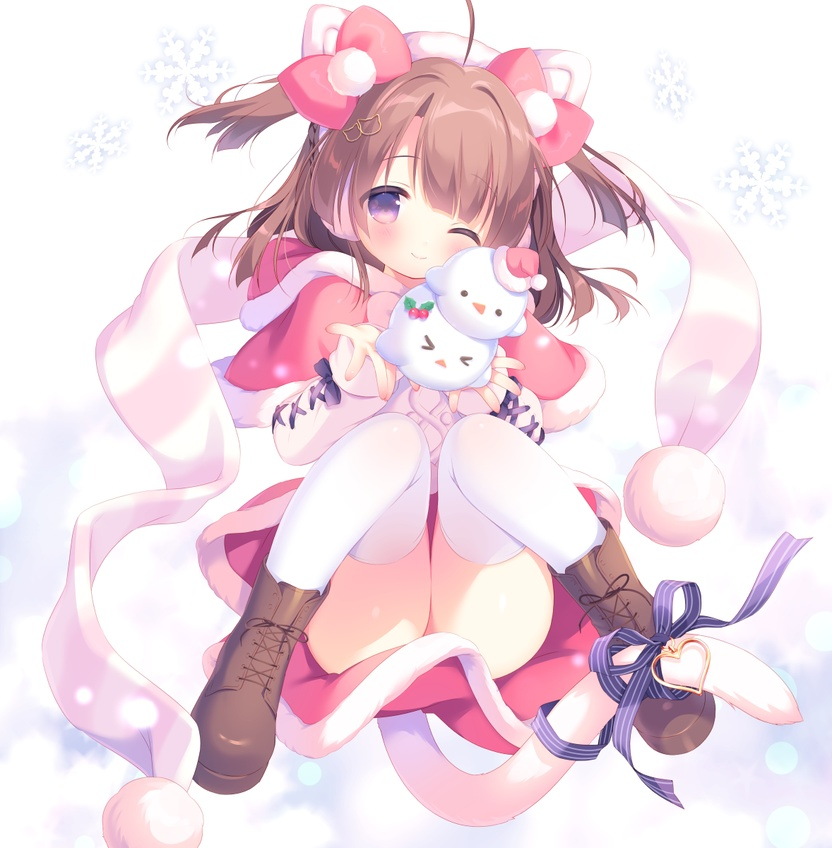
#> input picture image_tools/test.jpg, 832 x 848 px, shrunk from 1178 x 1200 before the run
$ python affine.py
#> lines starting #> are read from the running program, lines starting #| are printed output that depends on the picture
import cv2
import numpy as np
import matplotlib.pyplot as plt

#根据变换前后三个点来自动求解变换矩阵M
img=cv2.imread('test.jpg')  #cv2读取格式为bgr
#> img is the input picture: shape (848, 832, 3); mean B, G, R 226.7, 218.1, 239.1
rows,cols=img.shape[0:2]
#> rows = 848; cols = 832
#调整格式为rgb
img=img[:,:,[2,1,0]]
pts1 = np.float32([[50,50],[200,50],[50,200]])
pts2 = np.float32([[10,100],[200,50],[100,250]])
M=cv2.getAffineTransform(pts1,pts2)

#第三个参数，变换后图像的大小
res=cv2.warpAffine(img,M,(rows,cols))
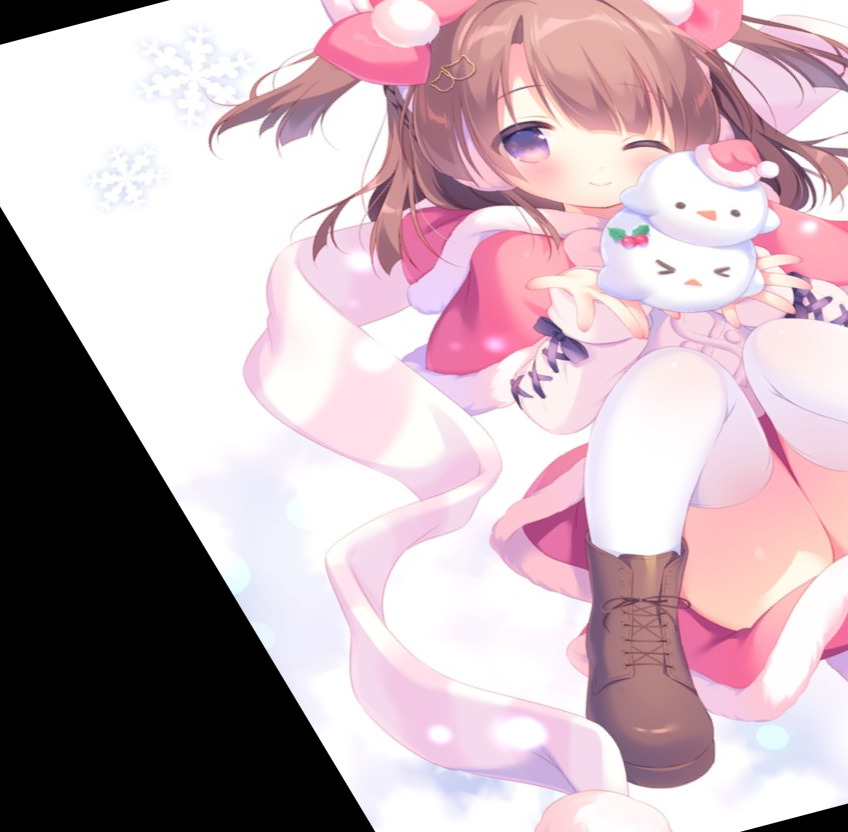
#> res: shape (832, 848, 3); mean R, G, B 195.7, 174.8, 182.3

plt.subplot(121)
plt.imshow(img)
plt.show()
plt.subplot(122)
plt.imshow(res)
plt.show()
